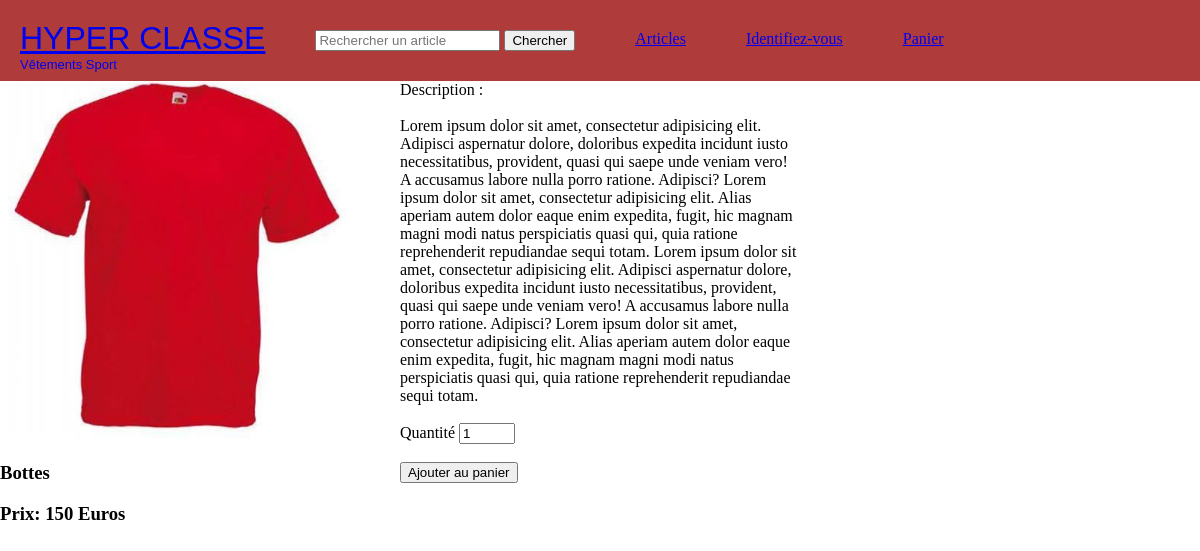
/index.php?product&id=4, run on the app's committed database.
### tables this page shows
CREATE TABLE IF NOT EXISTS `products` (
  `id` int(11) NOT NULL AUTO_INCREMENT,
  `item` varchar(11) NOT NULL,
  `price` int(11) NOT NULL,
  `photo` varchar(30) NOT NULL,
  `description` varchar(1000) NOT NULL,
  PRIMARY KEY (`id`)
);

### controllers/Products_controller.php (called while the page is built, shortened)
<?php
require_once './models/Product.php';
class Products_controller
{
    public function product()
    {
        $product = new Product();
        $product = $product->getProduct();
        require_once 'views/product_view.php';
    }
}

### models/Model.php (called while the page is built, shortened)
<?php
trait Model
{
    public function __construct()
    {
        try {
            $this->pdo = new PDO('mysql:host=localhost;dbname=hyperclasse;charset=utf8mb4;port=3306', 'root', '');
        } catch (PDOException $e) {
            echo 'La connexion à la base de données a échoué';
            $e->getMessage();
        }
    }
}

### models/Product.php (called while the page is built, shortened)
<?php
require_once 'Model.php';
class Product
{
    public function getProduct()
    {
        $stmt = $this->pdo->prepare('SELECT * FROM products WHERE id = ?');
        $product = null;
        if ($stmt->execute([$_GET['id']])) {
            $product = $stmt->fetchObject();
        }
        return $product;
    }
}

### views/product_view.php (the view, shortened to what this page needs)
<?php
if (is_null($product)) {
    $contents = 'Cet article n\'existe pas ';
} else {
?>
<div class="article">
    <div>
        <img src="photos/<?php echo $product->photo ?>" width="350">
        <h3><?php echo $product->item ?></h3>
        <h3>Prix: <?php echo $product->price ?> Euros</h3>
    </div>
    <div>
        <?php echo 'Description : <br><br>'. $product->description ?><br><br>
        <form action="cart.php" method="post">
            <label for="quantity">Quantité</label>
            <input type="number" max="99" min="1" name="quantity" value="1"><br><br>
            <input type="submit" name="add" value="Ajouter au panier">
        </form>
    </div>
</div>
<?php
}
require_once 'layout.php';

### views/style.css (style rules this page uses)
html, body { height: border-box; margin: 0; background: white; }
.article { display: grid; grid-template-columns: 400px 400px 400px ; }

### data on the page
products: photo (picture), item "Bottes", price "150", description "Lorem ipsum dolor sit amet, consectetur adipisicing elit. Adipisci aspernatur dolore, doloribus expedita incidunt iusto necessitatibus, provident, quasi qui saepe unde veniam vero! A accusamus labore nulla porro ratione. Adipisci? Lorem ipsum dolor sit amet, consectetur adipisicing elit. Alias aperiam autem dolor eaque enim expedita, fugit, hic magnam magni modi natus perspiciatis quasi qui, quia ratione reprehenderit repudiandae sequi totam. Lorem ipsum dolor sit amet, consectetur adipisicing elit. Adipisci aspernatur dolore, doloribus expedita incidunt iusto necessitatibus, provident, quasi qui saepe unde veniam vero! A accusamus labore nulla porro ratione. Adipisci? Lorem ipsum dolor sit…"
